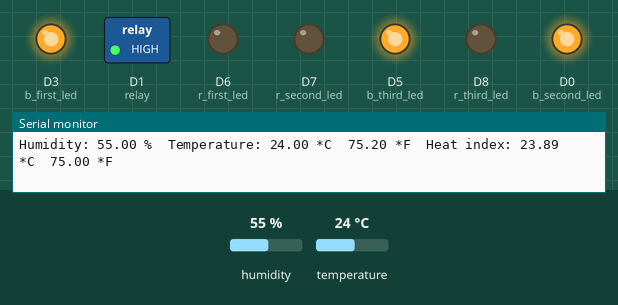
This sketch was run on a simulated ESP8266 (NodeMCU). On the bench: switched loads named in the sketch (green lamp = pin HIGH), output pins drawn as LEDs (lit = HIGH), the last lines printed to the serial monitor. Inputs (shaded band) come from the test bench; at power-on: humidity 55 %, temperature 24 °C.

Above: at 4.8 s.
4.9 s: humidity set to 46 %
7.9 s: humidity set to 43 %
At 9.4 s:
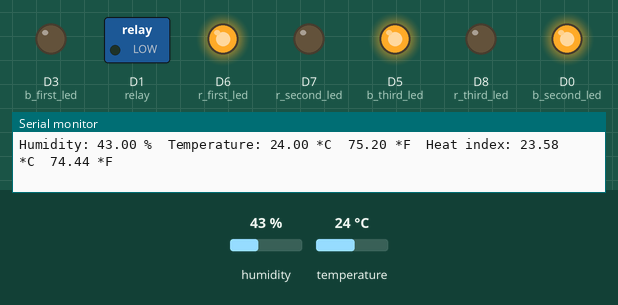
10.9 s: temperature set to 21 °C
13.9 s: temperature set to 18 °C
At 14.7 s:
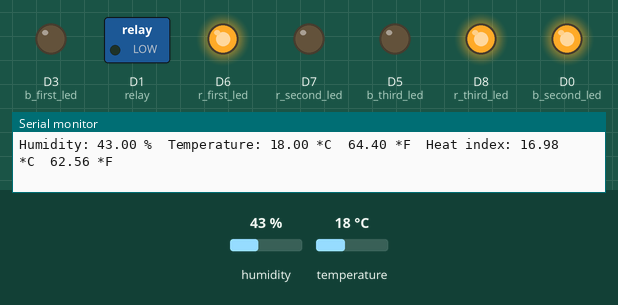
16.9 s: humidity set to 68 %
At 19.5 s:
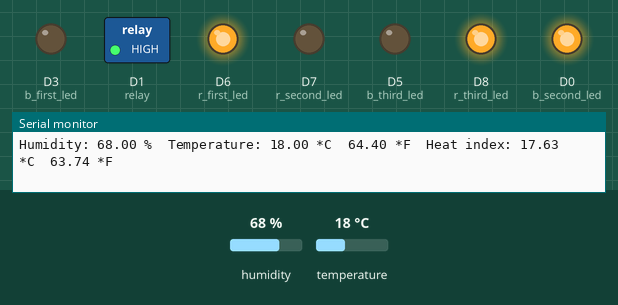
19.9 s: temperature set to 12 °C
At 21.3 s:
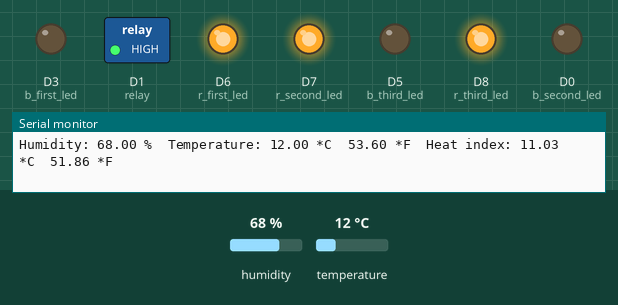
Timing chart, 0 to 22.9 s (numbered marks = the images above; inputs shaded):
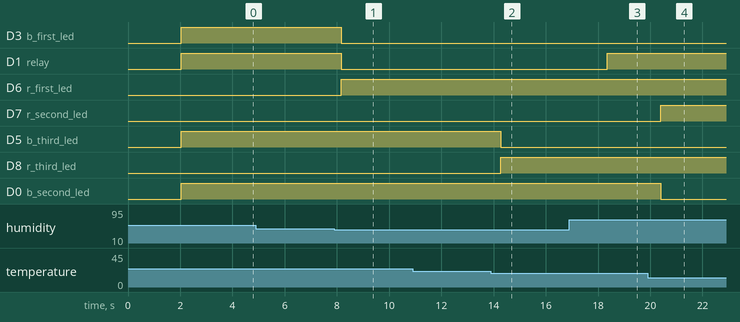

The sketch:

Room_Humidifier.ino
```cpp
/*****************************************************
 * IEEE Project 2021-2022                            *
 * Project Name : Room Humidifier                    *
 * Author       : Ömer KAYAPINAR                     *
 * Rev. Date    : 28.12.2021                         *
 * ***************************************************
 * PURPOSE      : Controlling the ambient            *
 * humidity, temperature and heat index and          *
 * switching the relay according to the situation.   *
 * ***************************************************
 * SYSTEM INPUT :                                    *
 *      DHT11 --->Temperature and Humidity Sensor    *
 * ***************************************************
 * SYSTEM OUTPUT:                                    *
 *      LEDS  --->Three Blue and Three Red LEDS      *
 *      RELAY                                        *
 * ***************************************************
 * SYSTEM WORK  :Through the sensor, it calculates   *
 * the humidity and temperature in the environment   *
 * and the heat index, if the values are suitable    *
 * for human health, it lights the blue led, if not, *
 * it lights the red led and switches the relay      *
 * until it brings the humidity to the appropriate   *
 * level.                                            *
 *****************************************************
 */
// DEFİNİTONS
#include "DHT.h"        // DHT library
#define DHTPIN D4       // Digital pin where we connect the DHT11
#define DHTTYPE DHT11   // DHT type where we use to
#define relay D1        // Digital pin where we connect the relay
//--------------------------------------------------------------------------------
//Define Output Pins
int b_first_led = D3;     // First blue LED.
int b_second_led = D0;    // Second blue LED.
int b_third_led = D5;     // Third blue LED.
int r_first_led = D6;     // First red LED.
int r_second_led = D7;    // Second red LED.
int r_third_led = D8;     // Third red LED.
DHT dht(DHTPIN, DHTTYPE); // DHT pin.
//-------------------------------------------------------------------------------------
// put your setup code here, to run once:
void setup()
{
  //pinMode Output Pins
  pinMode (b_first_led,OUTPUT);   //First blue LED pin defined as OUTPUT.
  pinMode (b_second_led,OUTPUT);  //Second blue LED pin defined as OUTPUT.
  pinMode (b_third_led,OUTPUT);   //Third blue LED pin defined as OUTPUT.
  pinMode (r_first_led,OUTPUT);   //First red LED pin defined as OUTPUT.
  pinMode (r_second_led,OUTPUT);  //Second red LED pin defined as OUTPUT.
  pinMode (r_third_led,OUTPUT);   //Third red LED pin defined as OUTPUT.
  pinMode (relay,OUTPUT);         //Relay pin defined as OUTPUT.

  Serial.begin(9600);             //Sets the baud rate for serial data transmission.

  dht.begin();
}
//--------------------------------------------------------------------------------------
// put your main code here, to run repeatedly:
void loop()
{
  delay(2000);                                  //delay time
  float h = dht.readHumidity();                 //read the humidity
  float t = dht.readTemperature();              //read the temprature (for *C)
  float f = dht.readTemperature(true);          //read the temprature (for *F)
  if (isnan(h) || isnan(t) || isnan(f)) {
    Serial.println("Failed to read from DHT sensor!");
    return;
  }
  float hif = dht.computeHeatIndex(f, h);         //heat index calculation (for *C)
  float hic = dht.computeHeatIndex(t, h, false);  //heat index calculation (for *F)

  //Serial Port Prints
  Serial.print("Humidity: ");
  Serial.print(h);
  Serial.print(" %\t");
  Serial.print("Temperature: ");
  Serial.print(t);
  Serial.print(" *C\t");
  Serial.print(f);
  Serial.print(" *F\t");
  Serial.print("Heat index: ");
  Serial.print(hic);
  Serial.print(" *C\t");
  Serial.print(hif);
  Serial.println(" *F");


//LED for ambient humidity
  if (61>h && 45<=h)
    digitalWrite(b_first_led,HIGH);   //Suitable for human health so turn on first blue LED.
  else
    digitalWrite(b_first_led,LOW);    //Not suitable for human health so turn off first blue LED.

   if (61<h || 45>h)
    digitalWrite(r_first_led,HIGH);   //Not suitable for human health so turn on first red LED.
  else
    digitalWrite(r_first_led,LOW);    //Suitable for human health so turn off first red LED.
//Relay switching for humidifier
   if (h<45)
     digitalWrite(relay,LOW);         //Current is flowing
   else
     digitalWrite(relay,HIGH);        //current is not flowing
//LED for ambient temperature
   if (17<t && 33>t)
    digitalWrite(b_second_led,HIGH);  //Suitable for human health so turn on second blue LED.
  else
    digitalWrite(b_second_led,LOW);   //Not suitable for human health so turn off second blue LED.

   if (33<t || t<17)
    digitalWrite(r_second_led,HIGH);  //Not suitable for human health so turn on second red LED.
  else
    digitalWrite(r_second_led,LOW);   //Suitable for human health so turn off second red LED.
//Relay switching for heater
   //if (t<17)
    //digitalWrite(relay,LOW);        //If a heater is connected instead of a humidifier
   //else
    //digitalWrite(relay,HIGH);       //If a heater is connected instead of a humidifier
//LED for ambient heat index
   if (19<hic && 38>hic)
    digitalWrite(b_third_led,HIGH);   //Suitable for human health so turn on third blue LED.
  else
    digitalWrite(b_third_led,LOW);    //Not suitable for human health so turn off third blue LED.

   if (38<hic || hic<19)
    digitalWrite(r_third_led,HIGH);   //Not suitable for human health so turn on third red LED.
  else
    digitalWrite(r_third_led,LOW);    //Suitable for human health so turn off third red LED.
}
```

Measured:
- the behaviour switches between 45 and 44 % on humidity (found by bisection; images 0 and 1)
- the behaviour switches between 20 and 19 °C on temperature (found by bisection; images 1 and 2)
- after the input at 7.9 s, D3 (b_first_led), D1 (relay): HIGH → LOW after 0.26 s; D6 (r_first_led): LOW → HIGH after 0.26 s
- after the input at 13.9 s, D5 (b_third_led): HIGH → LOW after 0.38 s; D8 (r_third_led): LOW → HIGH after 0.38 s
- after the input at 16.9 s, D1 (relay): LOW → HIGH after 1.5 s
- after the input at 19.9 s, D7 (r_second_led): LOW → HIGH after 0.50 s; D0 (b_second_led): HIGH → LOW after 0.50 s
